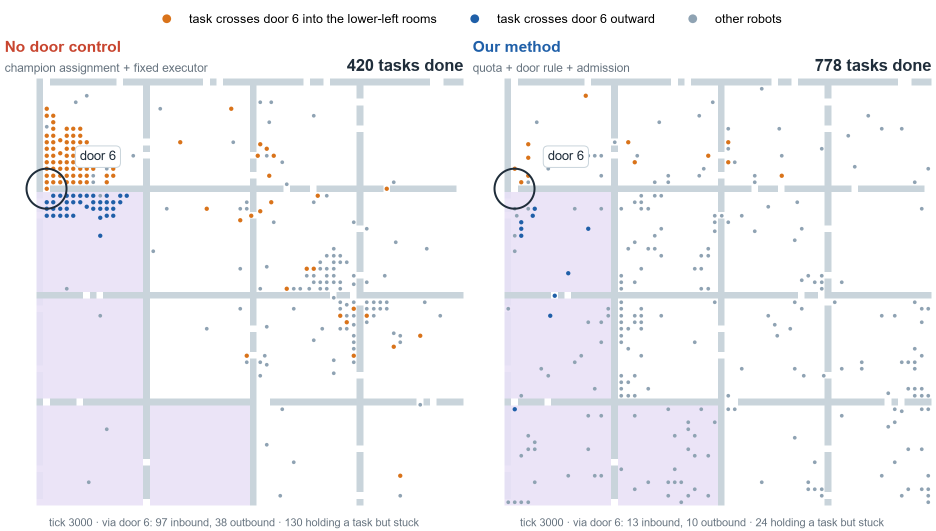
#> input picture experiment-materials/网络协议方向/报告源/图/en/en_10_tick3000.png, 1872 x 1062 px (shown at 1/2 size)
$ python make_figs_en.py
#> lines starting #> are read from the running program, lines starting #| are printed output that depends on the picture
"""English figures for Part 2 and the English talk.

Run from the repo root:  python3 figures/part2/make_figs_en.py
Writes figures/part2/en/ : three new figures plus copies of the existing English figures,
numbered in the order the talk uses them.

Sources for the numbers are the same as for the Chinese figures (see make_figs.py), plus
experiment-materials/网络协议方向/报告源/通读/前人工作笔记.md for the prior-work comparison.
"""
import shutil
from pathlib import Path

import matplotlib
matplotlib.use("Agg")
import matplotlib.pyplot as plt
from matplotlib.patches import FancyBboxPatch, Rectangle, Circle, FancyArrowPatch

ROOT = Path(__file__).resolve().parents[2]
OUT = Path(__file__).resolve().parent / "en"
OUT.mkdir(exist_ok=True)
EN_SRC = ROOT / "experiment-materials/网络协议方向/报告源/图/en"

plt.rcParams["font.family"] = "DejaVu Sans"

INK = "#1f2933"
MUTED = "#6b7785"
BLUE = "#2f6fdb"
RED = "#c8453a"
GREEN = "#2e8b57"
PURPLE = "#7a5cc4"
ORANGE = "#e08a1e"


def prior_work_figure():
    rows = [
        ("What is counted?",
         "Planned routes on each edge;\ncars in a whole region;\ncars already at the door",
         "Robots in flight: task assigned,\nstill has to cross this door\nin this direction"),
        ("Where does control act?",
         "Route choice (edge costs);\nregion entry;\nat the door itself",
         "At the source:\nthe task-assignment step"),
        ("What about the narrow door?",
         "Soft congestion cost, or\none robot / one side at a time,\ndecided separately",
         "Half-duplex link: serve one side\nin batches, keep the exit clear;\nwatchdog against deadlock"),
        ("Works best when…",
         "There are other roads\nto spread the flow over",
         "There is one shared link\nno one can route around"),
    ]
    fig, ax = plt.subplots(figsize=(12.5, 6.6), dpi=200)
    ax.set_xlim(0, 100)
    ax.set_ylim(0, 100)
    ax.axis("off")
    x_q, x_a, x_b, w = 1, 25, 63, 36
    ax.add_patch(FancyBboxPatch((x_a, 84), w, 12, boxstyle="round,pad=0,rounding_size=1.5",
                                fc="#eef1f5", ec="#b8c4d2"))
    ax.add_patch(FancyBboxPatch((x_b, 84), w, 12, boxstyle="round,pad=0,rounding_size=1.5",
                                fc="#e4edfb", ec=BLUE, lw=1.6))
    ax.text(x_a + w / 2, 90, "Earlier work: traffic & flow networks\n(route guidance, guidance graphs,\nperimeter control, AGV zones)",
            ha="center", va="center", fontsize=10.5, color=INK)
    ax.text(x_b + w / 2, 90, "Our view: a computer network\n(door = link, door mouth = router port,\ntask assignment = sender)",
            ha="center", va="center", fontsize=10.5, color=BLUE, weight="bold")
    y = 78
    for q, a, b in rows:
        ax.plot([x_q, x_b + w], [y + 1, y + 1], color="#d5dbe3", lw=0.8)
        ax.text(x_q, y - 8, q, fontsize=11, color=INK, weight="bold", va="center")
        ax.text(x_a + w / 2, y - 8, a, fontsize=10, color=MUTED, ha="center", va="center", linespacing=1.4)
        ax.text(x_b + w / 2, y - 8, b, fontsize=10, color=INK, ha="center", va="center", linespacing=1.4)
        y -= 19
    ax.text(50, 0.5, "Earlier work already used network ideas. What was missing is the computer-network model: "
            "count in-flight load at the source.", ha="center", fontsize=9.5, color=MUTED, style="italic")
    fig.savefig(OUT / "e02_prior_work_vs_ours.png", bbox_inches="tight")
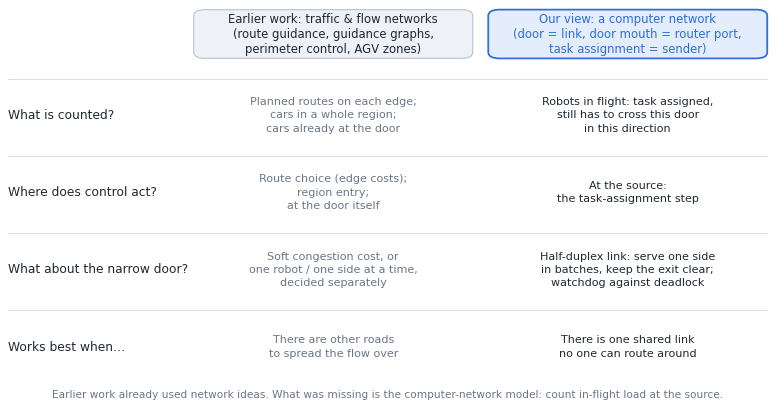
#> figure drawn by matplotlib, 1 panel
    plt.close(fig)


def analogy_figure():
    fig, ax = plt.subplots(figsize=(12, 6.2), dpi=200)
    ax.set_xlim(0, 120)
    ax.set_ylim(0, 62)
    ax.axis("off")
    for x0, name in [(6, "Room A"), (64, "Room B")]:
        ax.add_patch(FancyBboxPatch((x0, 10), 50, 40, boxstyle="round,pad=0,rounding_size=2",
                                    fc="#f4f7fb", ec="#b8c4d2", lw=1.5))
        ax.text(x0 + 3, 46.5, name, fontsize=12, color=MUTED, va="top")
    ax.add_patch(Rectangle((56, 10), 8, 40, fc="#8f9bab", ec="none"))
    ax.add_patch(Rectangle((56, 28), 8, 4, fc="white", ec=RED, lw=2.2))
    for x0 in (44, 64):
        ax.add_patch(Rectangle((x0, 22), 12, 16, fc=PURPLE, alpha=0.13, ec=PURPLE, lw=1.2, ls="--"))
    ax.add_patch(Rectangle((12, 36), 3.2, 3.2, fc=ORANGE, ec="none"))
    ax.text(16.5, 37.6, "pickup", fontsize=10, color=ORANGE, va="center")
    ax.plot([102], [17], marker="*", ms=18, color=BLUE)
    ax.text(104.5, 17, "delivery", fontsize=10, color=BLUE, va="center")
    for (x, y) in [(20, 30), (30, 29), (38, 31), (46, 30), (50, 29.5), (53, 30.5)]:
        ax.add_patch(Circle((x, y), 1.3, fc=INK, ec="white", lw=0.8))
    for (x, y) in [(70, 31), (80, 24), (92, 20)]:
        ax.add_patch(Circle((x, y), 1.3, fc=GREEN, ec="white", lw=0.8))
    ax.add_patch(FancyArrowPatch((16, 37), (100, 18), connectionstyle="arc3,rad=0.25",
                                 arrowstyle="-|>", mutation_scale=14, color=BLUE, lw=1.4, ls=":"))

    def note(xy, xytext, text, color=INK):
        ax.annotate(text, xy=xy, xytext=xytext, fontsize=10.5, color=color,
                    arrowprops=dict(arrowstyle="-", color=color, lw=0.9), ha="center", va="center",
                    bbox=dict(boxstyle="round,pad=0.35", fc="white", ec=color, lw=0.9))

    note((60, 32), (56, 57), "Door = link\none cell wide, one direction at a time", RED)
    note((50, 23), (48, 4), "~8 steps around the door = router port\nqueueing, turning, hand-over", PURPLE)
    note((24, 22), (14, 4), "Room = local network\nmostly free-flowing", MUTED)
    note((53, 31.5), (99, 57), "Robot = packet\nbut it cannot be dropped,\nand it blocks a cell while it waits", INK)
    note((92, 21), (100, 4), "One task = one flow\nfrom pickup 'host' to delivery 'host'", BLUE)
    note((13.6, 39.2), (14, 57), "Task assignment = sender\ndecides at the source", ORANGE)
    fig.tight_layout()
    fig.savefig(OUT / "e04_warehouse_as_network.png", bbox_inches="tight")
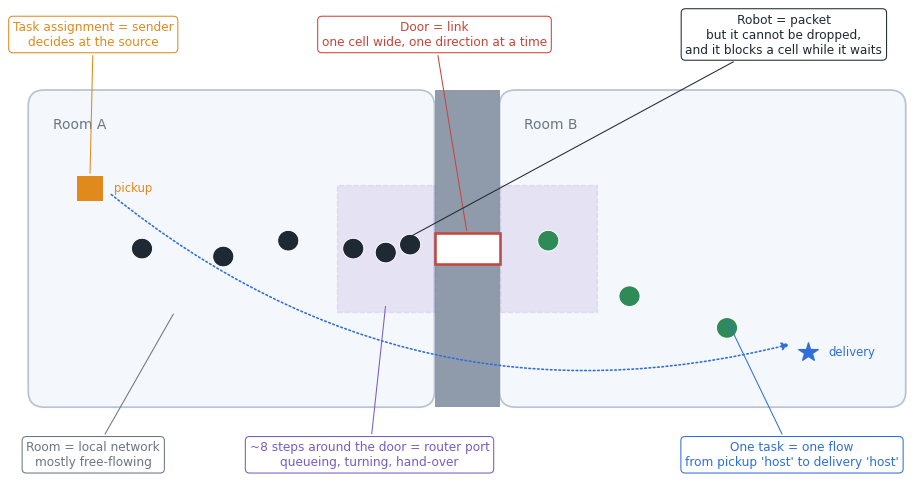
#> figure drawn by matplotlib, 1 panel
    plt.close(fig)


def batch_figure():
    h, s = 9, 21  # 9 ticks between robots in one direction; 21 ticks to switch direction (measured)
    ns = list(range(1, 21))
    u = [n * h / ((n - 1) * h + s) for n in ns]
    fig, ax = plt.subplots(figsize=(8, 4.2), dpi=200)
    ax.plot(ns, [x * 100 for x in u], color=BLUE, lw=2.2, marker="o", ms=4)
    for n, c in [(1, RED), (10, GREEN)]:
        v = u[n - 1] * 100
        ax.scatter([n], [v], s=90, color=c, zorder=5)
        label = f"{n} robot per batch: door busy {v:.0f}%" if n == 1 else f"{n} robots per batch: door busy {v:.0f}%"
        ax.annotate(label, xy=(n, v), xytext=(n + (2.2 if n == 1 else -0.5), v + (6 if n == 1 else -16)),
                    fontsize=11, color=c, arrowprops=dict(arrowstyle="-", color=c))
    ax.set_xlabel("robots let through in one direction before switching")
    ax.set_ylabel("share of time the door is actually used (%)")
    ax.set_ylim(30, 100)
    ax.set_xlim(0, 21)
    ax.set_xticks([1, 5, 10, 15, 20])
    ax.grid(alpha=0.25)
    for sp in ("top", "right"):
        ax.spines[sp].set_visible(False)
    ax.set_title("A direction switch costs 21 ticks, so serve each side in batches", fontsize=12,
                 color=INK, loc="left")
    fig.tight_layout()
    fig.savefig(OUT / "e07_batch_utilization.png", bbox_inches="tight")
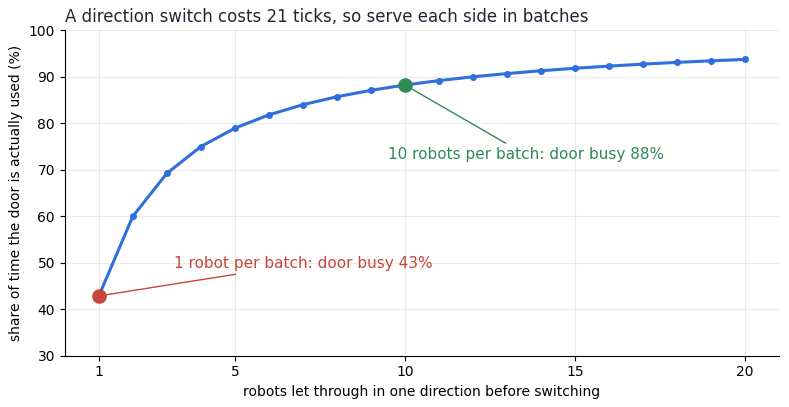
#> figure drawn by matplotlib, 1 panel; curve peaks at x = 20, y = 93.75
    plt.close(fig)


def _tick3000_crop():
    from PIL import Image
    im = Image.open(EN_SRC / "en_10_tick3000.png").convert("RGB")
    return im.crop((0, 158, 936, 1062))  # left panel only: the run without door control
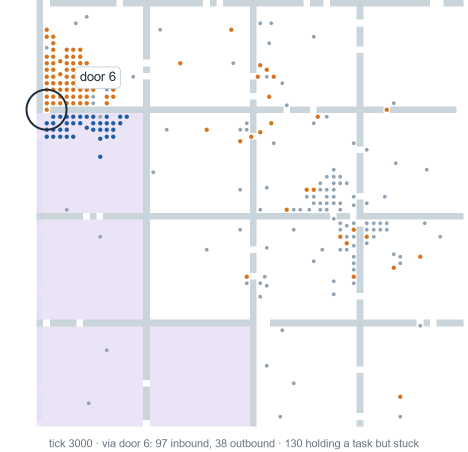
#> returned value: PIL image 936x904 RGB (shown at 1/2 size); mean R, G, B 243.9, 243.3, 247.5


def _legend(ax_or_fig, **kw):
    from matplotlib.lines import Line2D
    h = [Line2D([], [], marker="o", ls="", color="#e07b1a", ms=8, label="task must cross door 6 into the lower-left rooms"),
         Line2D([], [], marker="o", ls="", color="#2a5fa8", ms=8, label="task must cross door 6 outward"),
         Line2D([], [], marker="o", ls="", color="#8f9bab", ms=8, label="other robots")]
    return ax_or_fig.legend(handles=h, frameon=False, fontsize=9.5, **kw)


def jam_figure():
    """Fig 2-1: a real replay frame, tick 3000, no door control. No comparison with our method."""
    im = _tick3000_crop()
    fig, ax = plt.subplots(figsize=(8, 8.4), dpi=200)
    ax.imshow(im)
    ax.axis("off")
    ax.set_title("A real run at tick 3000 (official room map, 250 robots, no door control)",
                 fontsize=11.5, color=INK, loc="left")
    _legend(fig, loc="lower center", ncol=1, bbox_to_anchor=(0.5, -0.04))
    fig.tight_layout()
    fig.savefig(OUT / "e01_jam_tick3000.png", bbox_inches="tight")
    plt.close(fig)


def far_from_door_figure():
    """Evidence 2: robots already committed to door 6 are spread far from it."""
    from matplotlib.patches import Ellipse
    im = _tick3000_crop()
    fig, ax = plt.subplots(figsize=(8, 8.4), dpi=200)
    ax.imshow(im)
    ax.axis("off")
    # door 6 neighbourhood (circle drawn in the replay at about x=92, y=376-158)
    ax.add_patch(Ellipse((150, 160), 300, 230, fill=False, ec=PURPLE, lw=2.2, ls="-"))
    ax.text(305, 60, "already at door 6:\nwhat a door-side rule\nor a signal can see", fontsize=10, color=PURPLE,
            va="top")
    for (cx, cy, w, h) in [(650, 450, 300, 260), (470, 230, 260, 210)]:
        ax.add_patch(Ellipse((cx, cy), w, h, fill=False, ec=RED, lw=2, ls="--"))
    ax.text(470, 600, "orange robots far from the door:\ntheir task already commits them to door 6,\n"
            "but nobody counted them", fontsize=10, color=RED, ha="center", va="center",
            bbox=dict(boxstyle="round,pad=0.3", fc="white", ec=RED, lw=0.8))
    ax.set_title("Who is heading for door 6? Not only the robots at the door", fontsize=11.5, color=INK, loc="left")
    _legend(fig, loc="lower center", ncol=1, bbox_to_anchor=(0.5, -0.04))
    fig.tight_layout()
    fig.savefig(OUT / "e02b_far_from_door.png", bbox_inches="tight")
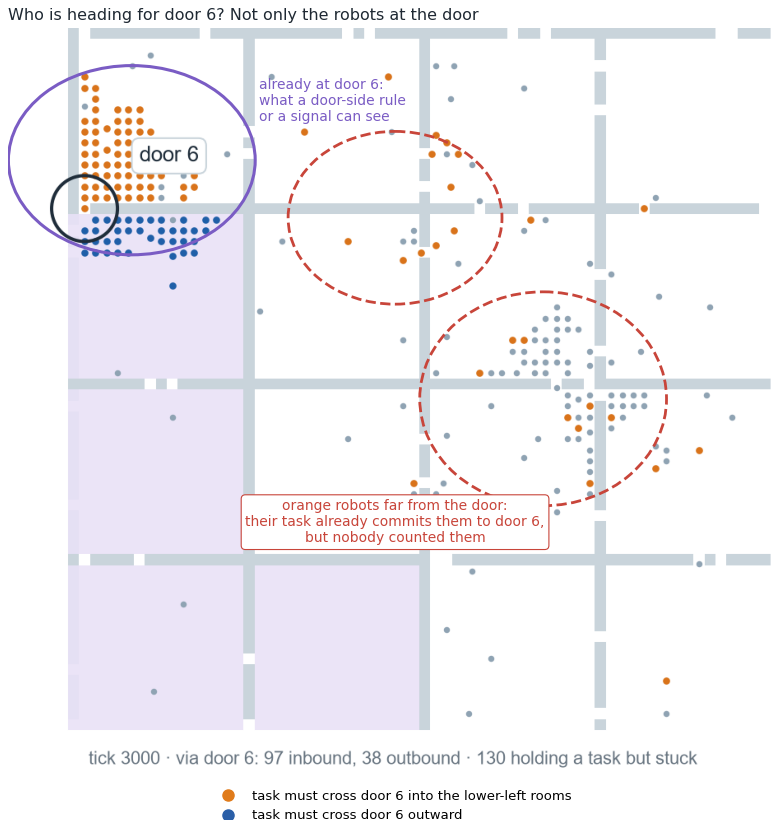
#> figure drawn by matplotlib, 1 panel
    plt.close(fig)


def no_bypass_figure():
    """Evidence 1: only door 6 limits throughput, and rerouting never helped."""
    import json
#> (the run stopped early here; a loop or call above may not have finished)

$ run again, with experiment-materials/网络协议方向/报告源/图/en/en_01_problem.png copied over experiment-materials/网络协议方向/报告源/图/en/en_10_tick3000.png
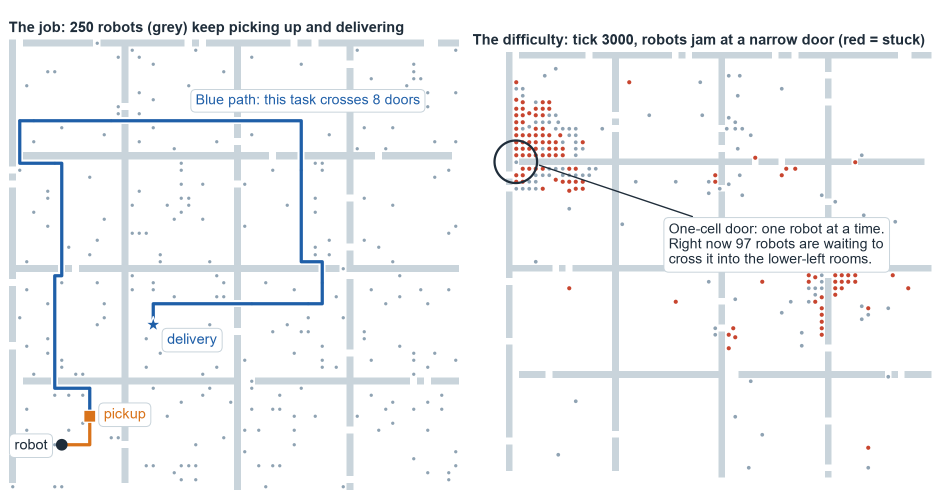
#> input picture experiment-materials/网络协议方向/报告源/图/en/en_01_problem.png, 1872 x 990 px (shown at 1/2 size)
#> in _tick3000_crop, `return im.crop((0, 158, 936, 1062))`:
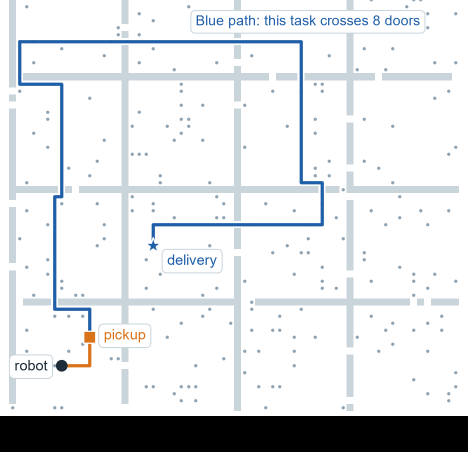
#> returned value: PIL image 936x904 RGB (shown at 1/2 size); mean R, G, B 224.1, 226.4, 228.4
#> in far_from_door_figure, `fig.savefig(OUT / "e02b_far_from_door.png", bbox_inches="tight")`:
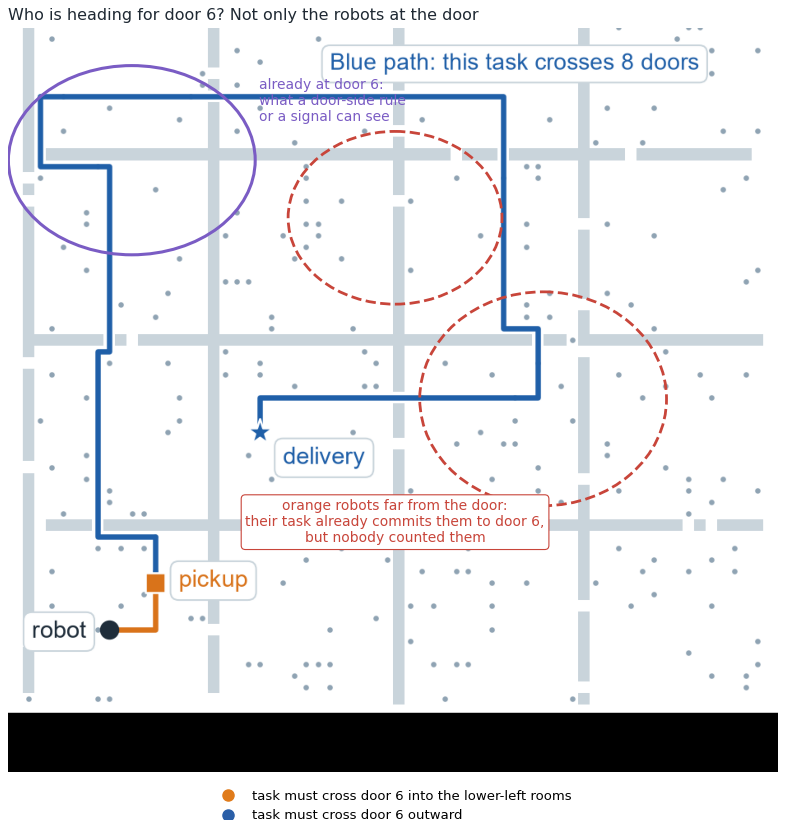
#> figure drawn by matplotlib, 1 panel

$ run again, with experiment-materials/网络协议方向/报告源/图/en/en_04_collapse.png copied over experiment-materials/网络协议方向/报告源/图/en/en_10_tick3000.png
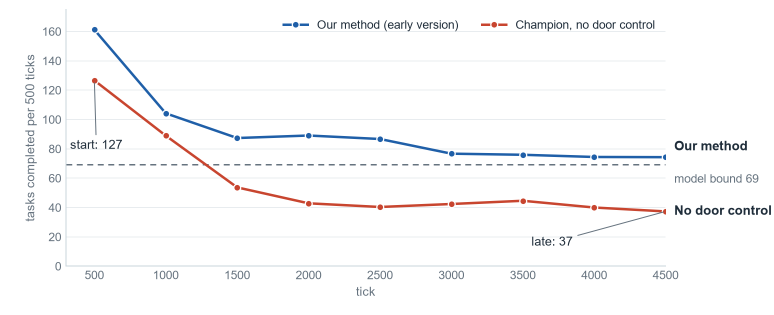
#> input picture experiment-materials/网络协议方向/报告源/图/en/en_04_collapse.png, 1548 x 630 px (shown at 1/2 size)
#> in _tick3000_crop, `return im.crop((0, 158, 936, 1062))`:
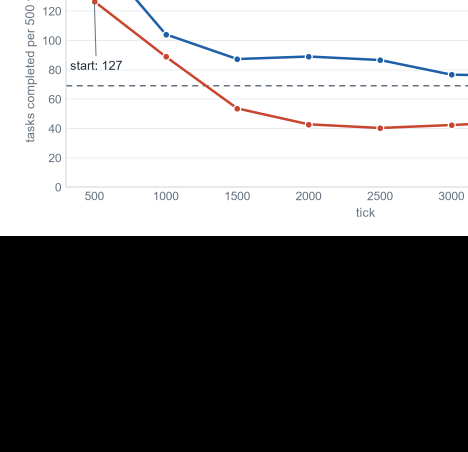
#> returned value: PIL image 936x904 RGB (shown at 1/2 size); mean R, G, B 130.3, 130.1, 130.4
#> in far_from_door_figure, `fig.savefig(OUT / "e02b_far_from_door.png", bbox_inches="tight")`:
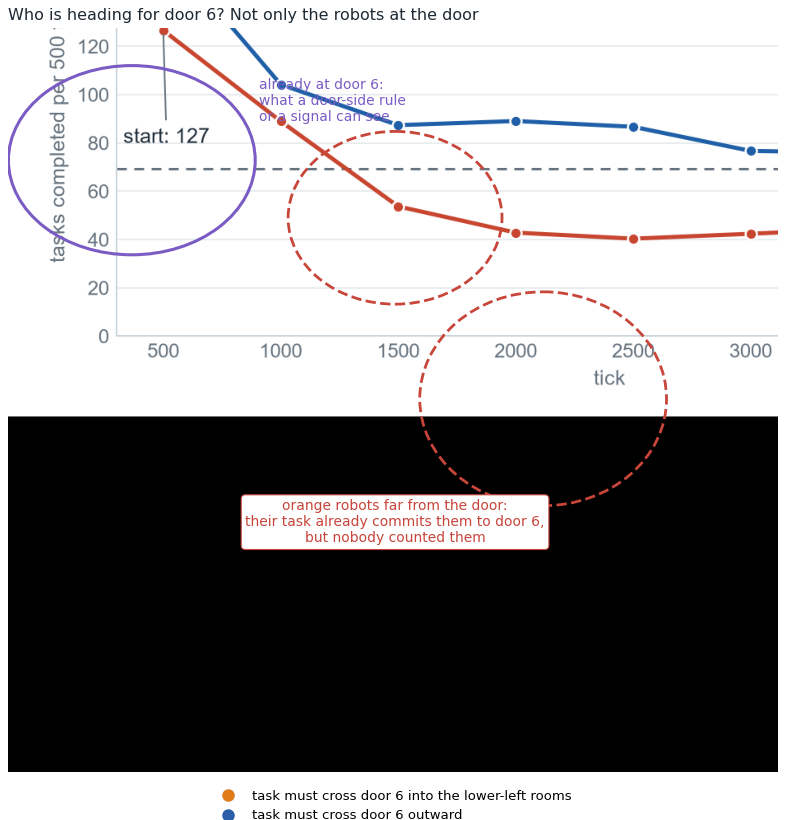
#> figure drawn by matplotlib, 1 panel
